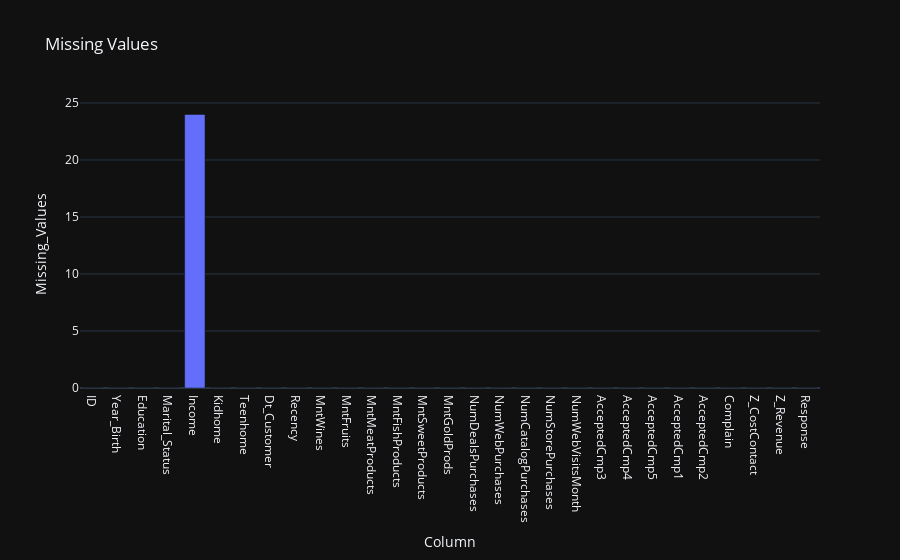

The code cell stored with this chart in its notebook:
### Code cell
missing_values = data.isna().sum()
missing_values_df = pd.DataFrame(list(missing_values.items()), columns=['Column', 'Missing_Values'])

fig = px.bar(missing_values_df,
       x = 'Column',
       y = 'Missing_Values',
       template = 'plotly_dark',
       title = 'Missing Values')
fig.show()

### Figure 1 — Plotly figure (JSON) as saved in the notebook; plotly's stock layout.template omitted (floating-point values rounded to 4 significant figures)
{"data": [{"alignmentgroup": "True", "hovertemplate": "Column=%{x}<br>Missing_Values=%{y}<extra></extra>", "legendgroup": "", "marker": {"color": "#636efa", "pattern": {"shape": ""}}, "name": "", "offsetgroup": "", "orientation": "v", "showlegend": false, "textposition": "auto", "type": "bar", "x": ["ID", "Year_Birth", "Education", "Marital_Status", "Income", "Kidhome", "Teenhome", "Dt_Customer", "Recency", "MntWines", "MntFruits", "MntMeatProducts", "MntFishProducts", "MntSweetProducts", "MntGoldProds", "NumDealsPurchases", "NumWebPurchases", "NumCatalogPurchases", "NumStorePurchases", "NumWebVisitsMonth", "AcceptedCmp3", "AcceptedCmp4", "AcceptedCmp5", "AcceptedCmp1", "AcceptedCmp2", "Complain", "Z_CostContact", "Z_Revenue", "Response"], "xaxis": "x", "y": [0, 0, 0, 0, 24, 0, 0, 0, 0, 0, 0, 0, 0, 0, 0, 0, 0, 0, 0, 0, 0, 0, 0, 0, 0, 0, 0, 0, 0], "yaxis": "y"}], "layout": {"barmode": "relative", "legend": {"tracegroupgap": 0}, "title": {"text": "Missing Values"}, "xaxis": {"anchor": "y", "domain": [0, 1], "title": {"text": "Column"}}, "yaxis": {"anchor": "x", "domain": [0, 1], "title": {"text": "Missing_Values"}}}}
